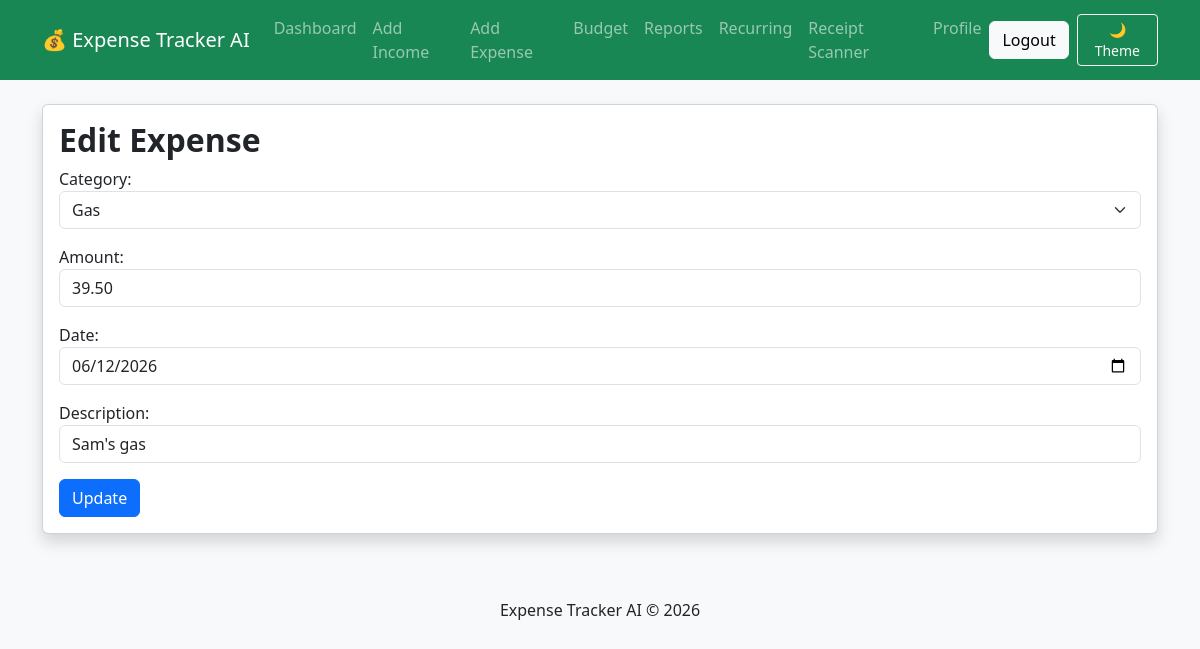
The page /expense/edit/2/ (signed in) on the database its author committed.
### tracker/models.py (models this page shows, shortened)
class Expense(models.Model):
    CATEGORY_CHOICES = [
        ('Food', 'Food'),
        ('Rent', 'Rent'),
        ('Gas', 'Gas'),
        ('Shopping', 'Shopping'),
        ('Bills', 'Bills'),
        ('Travel', 'Travel'),
        ('Healthcare', 'Healthcare'),
        ('Other', 'Other'),
    ]
    user = models.ForeignKey(
        User,
        on_delete=models.CASCADE
    )
    category = models.CharField(
        max_length=50,
        choices=CATEGORY_CHOICES
    )
    amount = models.DecimalField(
        max_digits=10,
        decimal_places=2
    )
    date = models.DateField()
    description = models.CharField(
        max_length=200
    )

### tracker/views.py (the view)
@login_required
def edit_expense(request, pk):
    expense = get_object_or_404(
        Expense,
        pk=pk,
        user=request.user,
    )
    if request.method == "POST":
        form = ExpenseForm(
            request.POST,
            instance=expense,
        )
        if form.is_valid():
            form.save()
            return redirect("dashboard")
    else:
        form = ExpenseForm(instance=expense)
    return render(
        request,
        "edit_expense.html",
        {
            "form": form,
        },
    )

### tracker/forms.py
class ExpenseForm(forms.ModelForm):
    class Meta:
        model = Expense
        fields = [
            'category',
            'amount',
            'date',
            'description'
        ]
        widgets = {
            'category': forms.Select(
                attrs={
                    'class': 'form-select'
                }
            ),
            'amount': forms.NumberInput(
                attrs={
                    'class': 'form-control',
                    'placeholder':
                    'Expense Amount'
                }
            ),
            'date': forms.DateInput(
                attrs={
                    'class': 'form-control',
                    'type': 'date'
                }
            ),
            'description': forms.TextInput(
                attrs={
                    'class': 'form-control',
                    'placeholder':
                    'Description'
                }
            )
        }

### templates/edit_expense.html (shortened to what this page needs)
{% extends 'base.html' %}
{% block content %}
<div class="card shadow">
    <div class="card-body">
        <h2>
            Edit Expense
        </h2>
        <form method="POST">
            {{ form.as_p }}
            <button
                class="btn btn-primary">
                Update
            </button>
        </form>
    </div>
</div>
{% endblock %}

### templates/base.html (style rules this page uses)
.card { transition: 0.3s; }
h2 { font-weight: 600; }

### rows shown on the page
Expense: category "Gas", amount "39.50", date "06/12/2026", description "Sam's gas"
